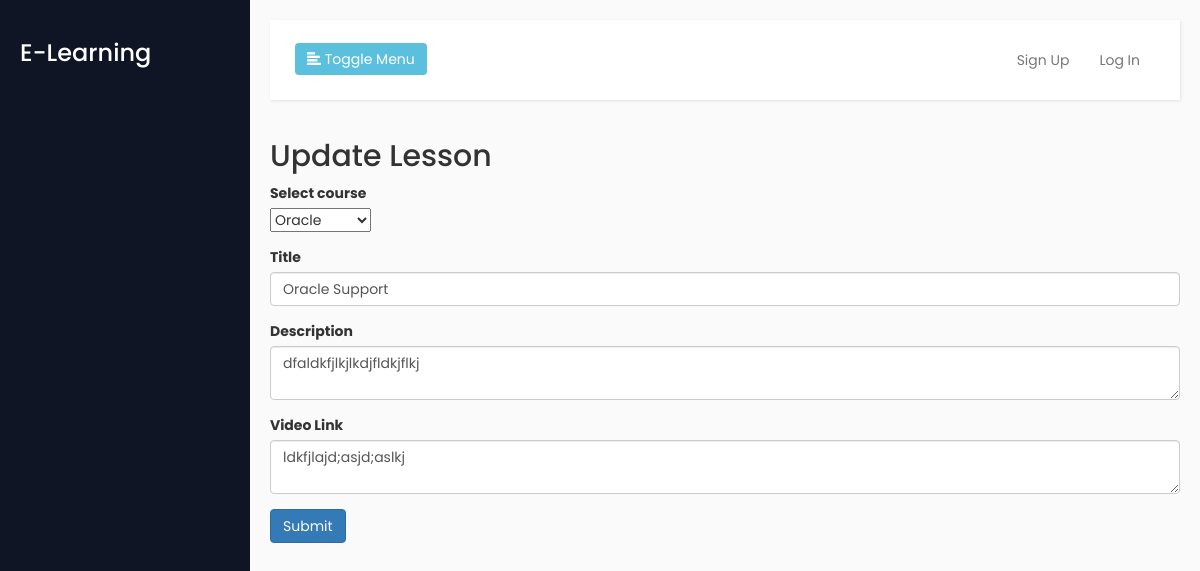
The app's page /admin/lesson_update.php?id=15 with its own data.
### tables this page shows
CREATE TABLE `lesson` (
  `lesson_id` int(11) NOT NULL,
  `course_id` int(11) NOT NULL,
  `title` varchar(200) NOT NULL,
  `description` text NOT NULL,
  `video_link` varchar(255) NOT NULL,
  `created_at` timestamp NOT NULL DEFAULT current_timestamp()
);

### admin/lesson_update.php (the view, shortened to what this page needs)
<?php
include('header.php');
$id=$_GET["id"];
$sql=" select * from lesson where lesson_id='$id'";
$r=mysqli_query($con,$sql);
while($row=mysqli_fetch_array($r)) {
  $title=$row['title'];
  $description=$row['description'];
  $videolink=$row['video_link'];
}
?>
<h2>Update Lesson</h2>
<form method="POST" action="#" enctype="multipart/form-data">
<div class="form-group">
    <label for="inputAddress2">Select course</label><br/>
    <select id="course " name="course_id">
    <?php
      $sql ="select * from course order by course_id desc";
      $result = mysqli_query($con,$sql);
      while($row = mysqli_fetch_array($result)) {
    ?>
    <option value="<?= $row["course_id"] ?>"><?= $row["title"]; ?></option>
      <?php } ?>
  </select>
  </div>
  <div class="form-group">
    <label for="inputAddress">Title</label>
    <input type="text" class="form-control"  name="title" id="inputAddress" value="<?= $title ?>">
  </div>
  <div class="form-group">
    <label for="inputAddress2">Description</label>
    <textarea class="form-control" id="inputAddress2" name="description"><?= $description ?></textarea>
  </div>
  <div class="form-group">
    <label for="inputAddress2">Video Link</label>
    <textarea class="form-control" id="inputAddress2" name="video_link"><?= $videolink ?></textarea>
  </div>
  <button type="submit" name="submit" class="btn btn-primary">Submit</button>
</form>
<?php
include('footer.php');
?>

### admin/style.css (style rules this page uses)
body { font-family: 'Poppins', sans-serif; background: #fafafa; }

### records on screen
lesson: title "Oracle Support", description "dfaldkfjlkjlkdjfldkjflkj", video_link "ldkfjlajd;asjd;aslkj"

### other values on screen
form field course_id "Oracle"
